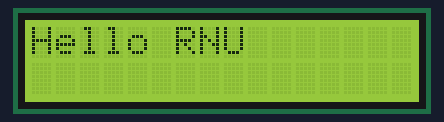
The sketch below on a simulated Arduino Uno, built with avr-gcc and run on an emulated ATmega328P. Shown: 16×2 character LCD.

Above: at 0.1 s.

The sketch:

1602_Display.ino
```cpp
#include <LiquidCrystal.h>    // LiquidCrystal.h 라이브러리 포함

LiquidCrystal disp(3, 4, 8, 9, 10, 11);   // LCD가 연결된 핀을 설정

void setup() {
  disp.begin(16, 2);  // LCD의 크기를 설정
}

void loop() {
  disp.setCursor(0,0);        // 첫 번째 줄, 첫 번째 칸부터 출력
  // disp.setCursor(1,1);     // 두 번째 줄, 두 번째 칸부터 출력
  disp.print("Hello RNU");    // LCD에 출력할 내용 설정
  delay(1000);
  disp.clear();               // LCD 문자열 삭제
}
```
